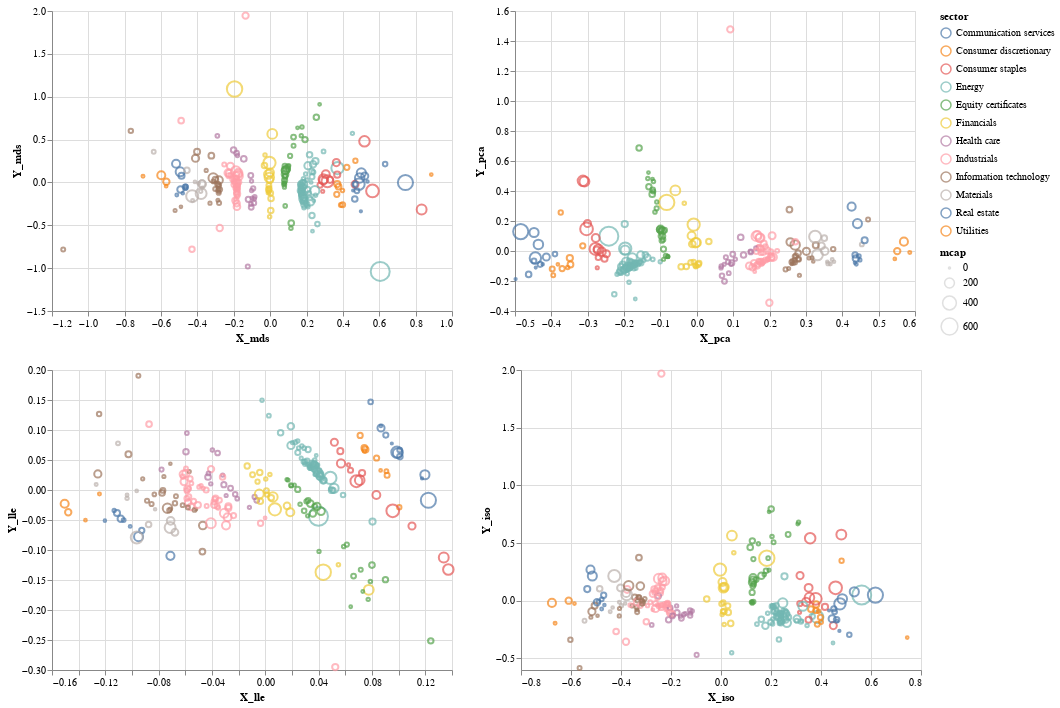

Notebook code cell kept with this figure:
### Code cell
interval = alt.selection_interval(encodings=['x', 'y'])

chart = alt.Chart(df_altair).mark_point().encode(
    color=alt.condition(interval, 'sector', alt.value('lightgray')),
    tooltip=['ticker'],
    size='mcap',
).properties(selection=interval)

(chart.encode(x='X_mds', y='Y_mds') | chart.encode(x='X_pca', y='Y_pca')) &\
(chart.encode(x='X_lle', y='Y_lle') | chart.encode(x='X_iso', y='Y_iso'))

### Figure 1 — Vega-Lite specification as saved in the notebook (floating-point values rounded to 4 significant figures; data arrays with more than 128 entries replaced by an {"elided": "..."} marker saying what was removed)
{"$schema": "https://vega.github.io/schema/vega-lite/v3.4.0.json", "config": {"mark": {"tooltip": null}, "view": {"height": 300, "width": 400}}, "data": {"name": "data-2082d439e98d7fda884df8c01d40cc57"}, "datasets": {"data-2082d439e98d7fda884df8c01d40cc57": {"elided": "246 records"}}, "vconcat": [{"hconcat": [{"encoding": {"color": {"condition": {"field": "sector", "selection": "selector002", "type": "nominal"}, "value": "lightgray"}, "size": {"field": "mcap", "type": "quantitative"}, "tooltip": [{"field": "ticker", "type": "nominal"}], "x": {"field": "X_mds", "type": "quantitative"}, "y": {"field": "Y_mds", "type": "quantitative"}}, "mark": "point", "selection": {"selector002": {"encodings": ["x", "y"], "type": "interval"}}}, {"encoding": {"color": {"condition": {"field": "sector", "selection": "selector002", "type": "nominal"}, "value": "lightgray"}, "size": {"field": "mcap", "type": "quantitative"}, "tooltip": [{"field": "ticker", "type": "nominal"}], "x": {"field": "X_pca", "type": "quantitative"}, "y": {"field": "Y_pca", "type": "quantitative"}}, "mark": "point", "selection": {"selector002": {"encodings": ["x", "y"], "type": "interval"}}}]}, {"hconcat": [{"encoding": {"color": {"condition": {"field": "sector", "selection": "selector002", "type": "nominal"}, "value": "lightgray"}, "size": {"field": "mcap", "type": "quantitative"}, "tooltip": [{"field": "ticker", "type": "nominal"}], "x": {"field": "X_lle", "type": "quantitative"}, "y": {"field": "Y_lle", "type": "quantitative"}}, "mark": "point", "selection": {"selector002": {"encodings": ["x", "y"], "type": "interval"}}}, {"encoding": {"color": {"condition": {"field": "sector", "selection": "selector002", "type": "nominal"}, "value": "lightgray"}, "size": {"field": "mcap", "type": "quantitative"}, "tooltip": [{"field": "ticker", "type": "nominal"}], "x": {"field": "X_iso", "type": "quantitative"}, "y": {"field": "Y_iso", "type": "quantitative"}}, "mark": "point", "selection": {"selector002": {"encodings": ["x", "y"], "type": "interval"}}}]}]}
